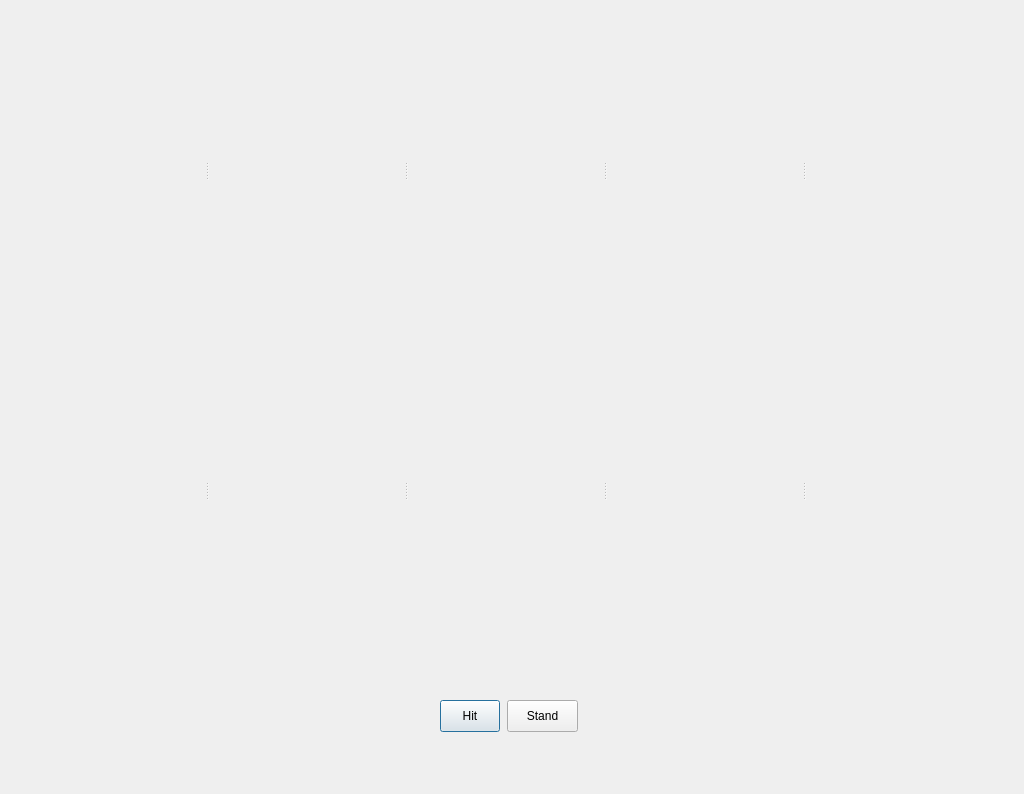
<?xml version="1.0" encoding="UTF-8"?>
<ui version="4.0">
 <class>Dialog</class>
 <widget class="QDialog" name="Dialog">
  <property name="geometry">
   <rect>
    <x>0</x>
    <y>0</y>
    <width>1024</width>
    <height>794</height>
   </rect>
  </property>
  <property name="windowTitle">
   <string>Black Jack</string>
  </property>
  <widget class="QPushButton" name="pushButton">
   <property name="geometry">
    <rect>
     <x>440</x>
     <y>700</y>
     <width>60</width>
     <height>32</height>
    </rect>
   </property>
   <property name="maximumSize">
    <size>
     <width>750</width>
     <height>300</height>
    </size>
   </property>
   <property name="text">
    <string>Hit</string>
   </property>
  </widget>
  <widget class="QSplitter" name="splitter_2">
   <property name="geometry">
    <rect>
     <x>10</x>
     <y>340</y>
     <width>1000</width>
     <height>300</height>
    </rect>
   </property>
   <property name="maximumSize">
    <size>
     <width>1003</width>
     <height>300</height>
    </size>
   </property>
   <property name="orientation">
    <enum>Qt::Horizontal</enum>
   </property>
   <widget class="QLabel" name="label6">
    <property name="minimumSize">
     <size>
      <width>195</width>
      <height>300</height>
     </size>
    </property>
    <property name="maximumSize">
     <size>
      <width>195</width>
      <height>300</height>
     </size>
    </property>
    <property name="text">
     <string/>
    </property>
    <property name="scaledContents">
     <bool>true</bool>
    </property>
   </widget>
   <widget class="QLabel" name="label7">
    <property name="minimumSize">
     <size>
      <width>195</width>
      <height>300</height>
     </size>
    </property>
    <property name="maximumSize">
     <size>
      <width>195</width>
      <height>300</height>
     </size>
    </property>
    <property name="text">
     <string/>
    </property>
    <property name="scaledContents">
     <bool>true</bool>
    </property>
   </widget>
   <widget class="QLabel" name="label8">
    <property name="minimumSize">
     <size>
      <width>195</width>
      <height>300</height>
     </size>
    </property>
    <property name="maximumSize">
     <size>
      <width>195</width>
      <height>300</height>
     </size>
    </property>
    <property name="text">
     <string/>
    </property>
    <property name="scaledContents">
     <bool>true</bool>
    </property>
   </widget>
   <widget class="QLabel" name="label9">
    <property name="minimumSize">
     <size>
      <width>195</width>
      <height>300</height>
     </size>
    </property>
    <property name="maximumSize">
     <size>
      <width>195</width>
      <height>300</height>
     </size>
    </property>
    <property name="text">
     <string/>
    </property>
    <property name="scaledContents">
     <bool>true</bool>
    </property>
   </widget>
   <widget class="QLabel" name="label10">
    <property name="minimumSize">
     <size>
      <width>195</width>
      <height>300</height>
     </size>
    </property>
    <property name="maximumSize">
     <size>
      <width>195</width>
      <height>300</height>
     </size>
    </property>
    <property name="text">
     <string/>
    </property>
    <property name="scaledContents">
     <bool>true</bool>
    </property>
   </widget>
  </widget>
  <widget class="QPushButton" name="pushButton_2">
   <property name="geometry">
    <rect>
     <x>507</x>
     <y>700</y>
     <width>71</width>
     <height>32</height>
    </rect>
   </property>
   <property name="maximumSize">
    <size>
     <width>750</width>
     <height>300</height>
    </size>
   </property>
   <property name="text">
    <string>Stand</string>
   </property>
  </widget>
  <widget class="QSplitter" name="splitter">
   <property name="geometry">
    <rect>
     <x>10</x>
     <y>20</y>
     <width>1000</width>
     <height>300</height>
    </rect>
   </property>
   <property name="maximumSize">
    <size>
     <width>1003</width>
     <height>300</height>
    </size>
   </property>
   <property name="orientation">
    <enum>Qt::Horizontal</enum>
   </property>
   <widget class="QLabel" name="label1">
    <property name="minimumSize">
     <size>
      <width>195</width>
      <height>300</height>
     </size>
    </property>
    <property name="maximumSize">
     <size>
      <width>195</width>
      <height>300</height>
     </size>
    </property>
    <property name="text">
     <string/>
    </property>
    <property name="scaledContents">
     <bool>true</bool>
    </property>
   </widget>
   <widget class="QLabel" name="label2">
    <property name="minimumSize">
     <size>
      <width>195</width>
      <height>300</height>
     </size>
    </property>
    <property name="maximumSize">
     <size>
      <width>195</width>
      <height>300</height>
     </size>
    </property>
    <property name="text">
     <string/>
    </property>
    <property name="scaledContents">
     <bool>true</bool>
    </property>
   </widget>
   <widget class="QLabel" name="label3">
    <property name="minimumSize">
     <size>
      <width>195</width>
      <height>300</height>
     </size>
    </property>
    <property name="maximumSize">
     <size>
      <width>195</width>
      <height>300</height>
     </size>
    </property>
    <property name="text">
     <string/>
    </property>
    <property name="scaledContents">
     <bool>true</bool>
    </property>
   </widget>
   <widget class="QLabel" name="label4">
    <property name="minimumSize">
     <size>
      <width>195</width>
      <height>300</height>
     </size>
    </property>
    <property name="maximumSize">
     <size>
      <width>195</width>
      <height>300</height>
     </size>
    </property>
    <property name="text">
     <string/>
    </property>
    <property name="scaledContents">
     <bool>true</bool>
    </property>
   </widget>
   <widget class="QLabel" name="label5">
    <property name="minimumSize">
     <size>
      <width>195</width>
      <height>300</height>
     </size>
    </property>
    <property name="maximumSize">
     <size>
      <width>195</width>
      <height>300</height>
     </size>
    </property>
    <property name="text">
     <string/>
    </property>
    <property name="scaledContents">
     <bool>true</bool>
    </property>
   </widget>
  </widget>
  <widget class="QLabel" name="result">
   <property name="geometry">
    <rect>
     <x>310</x>
     <y>670</y>
     <width>391</width>
     <height>20</height>
    </rect>
   </property>
   <property name="text">
    <string/>
   </property>
  </widget>
  <zorder>splitter</zorder>
  <zorder>splitter_2</zorder>
  <zorder>pushButton_2</zorder>
  <zorder>pushButton</zorder>
  <zorder>result</zorder>
 </widget>
 <resources/>
 <connections/>
</ui>
